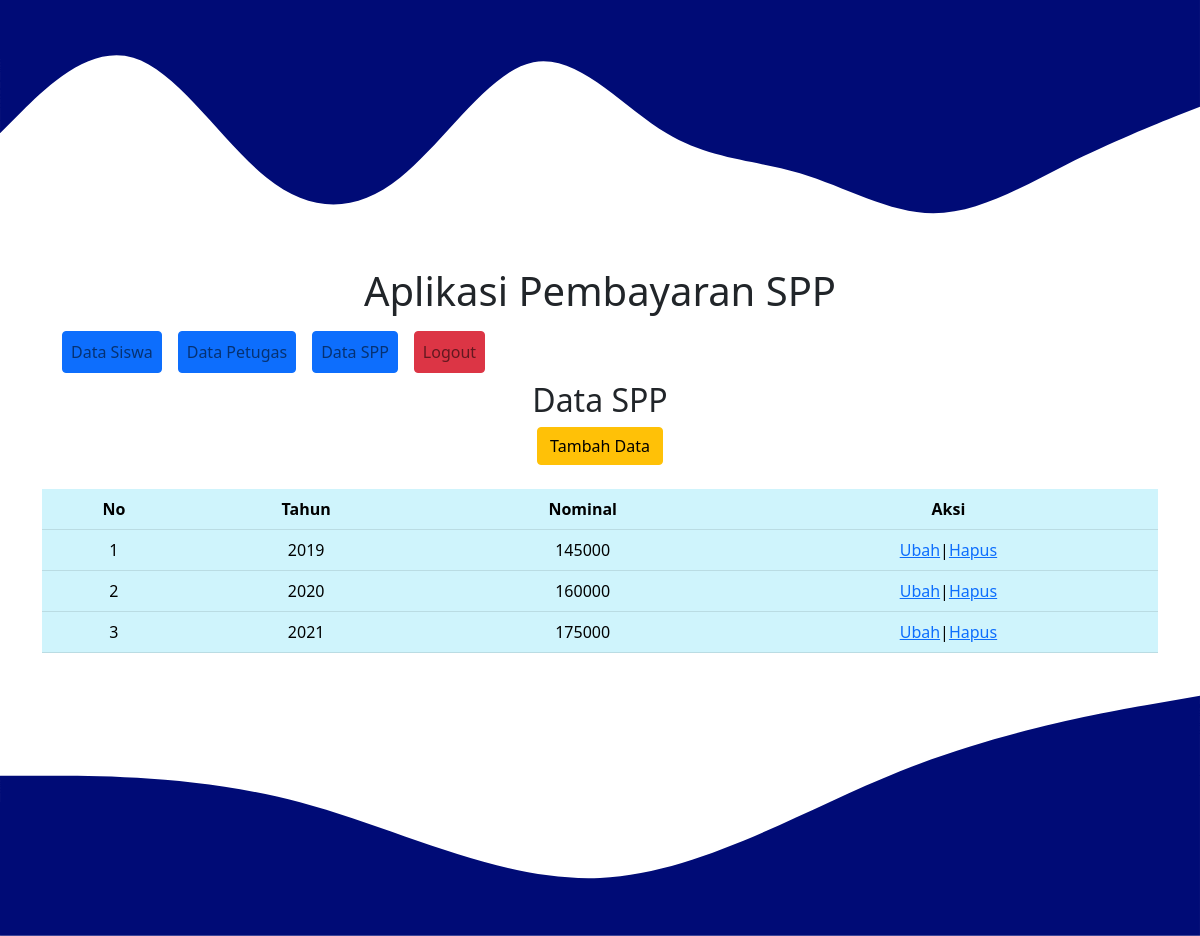
The page /includes/admin?p=spp (signed in) on the database its author committed.
### tables this page shows
CREATE TABLE `tb_spp` (
  `id_spp` int(11) NOT NULL,
  `tahun` int(11) NOT NULL,
  `nominal` int(11) NOT NULL
);

### config/Koneksi.php (called while the page is built, shortened)
<?php
class Koneksi {
    var $host = 'localhost';
    var $user = 'root';
    var $pass = '';
    var $db_name = 'spp';
    public function __construct() {
        $this->konek = mysqli_connect($this->host, $this->user, $this->pass, $this->db_name);
    }
}

### includes/admin/Admin.php (called while the page is built, shortened)
<?php
require_once '../../config/Koneksi.php';
class Admin extends Koneksi {
    public function getDataSPP() {
        $stmt = mysqli_query($this->konek, "SELECT * FROM tb_spp ORDER BY tahun ASC");
        return $stmt;
    }
}

### includes/admin/data-spp.php (the view, shortened to what this page needs)
<h2>Data SPP</h2>
<button type="button" class="btn btn-warning" href="?p=tambah-spp">Tambah Data</button>
<br><br>
<table class="table table-info">
    <tr>
        <th>No</th>
        <th>Tahun</th>
        <th>Nominal</th>
        <th>Aksi</th>
    </tr>
    <?php
    $no = 1;
    $spp = $admin->getDataSPP();
    while ($dt_spp = mysqli_fetch_assoc($spp)) {
    ?>
        <tr>
            <td><?= $no++; ?></td>
            <td><?= $dt_spp['tahun']; ?></td>
            <td><?= $dt_spp['nominal']; ?></td>
            <td><a href="?p=ubah-spp&id=<?= $dt_spp['id_spp']; ?>">Ubah</a>|<a href="?p=hapus-spp&id=<?= $dt_spp['id_spp']; ?>" onclick="return confirm('Yakin data ini akan dihapus?')">Hapus</a></td>
        </tr>
    <?php
    }
    ?>
</table>

### rows shown on the page
tb_spp: tahun "2019", nominal "145000"
tb_spp: tahun "2020", nominal "160000"
tb_spp: tahun "2021", nominal "175000"
